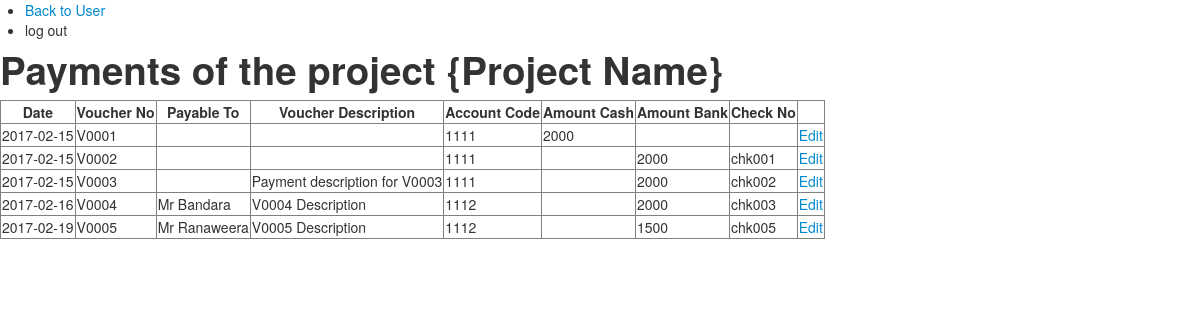
The page /index.php/user/list_payments on the database its author committed.
### tables this page shows
CREATE TABLE `payment` (
  `voucher_no` varchar(10) NOT NULL,
  `payment_date` date NOT NULL,
  `payable_to` varchar(50) NOT NULL,
  `payment_description` varchar(200) NOT NULL,
  `account_code` int(11) NOT NULL,
  `payment_amount` int(11) NOT NULL,
  `payment_type` int(11) NOT NULL,
  `payment_check_no` varchar(10) DEFAULT NULL,
  `project_id` int(11) NOT NULL
);

### application/controllers/User.php (called while the page is built, shortened)
<?php
class User extends CI_Controller {
	public function list_payments(){
		$header_data["title"] = "List Payments";
		$this->load->model("payment_model");
		$data["payments"] = $this->payment_model->list_payments();
		$this->load->view('templates/header',$header_data);
		$this->load->view('user/list_payments',$data);
		$this->load->view('templates/footer');
	}
}

### index.php (called while the page is built, shortened)
<?php
require_once BASEPATH.'core/CodeIgniter.php';

### application/models/Payment_model.php (called while the page is built, shortened)
<?php
class Payment_model extends CI_Model{
	function list_payments(){
		$query = $this->db->get('payment');
		return $query;
	}
}

### application/views/user/list_payments.php (the view)
<ul>
	<li><?php echo anchor('user', 'Back to User');?></li>
	<li>log out</li>
</ul>
<h1>Payments of the project <?php echo "{Project Name}"?></h1>
<table border="1">
	<th>Date</th>
	<th>Voucher No</th>
	<th>Payable To</th>
	<th>Voucher Description</th>
	<th>Account Code</th>
	<th>Amount Cash</th>
	<th>Amount Bank</th>
	<th>Check No</th>
	<th></th>
<?php foreach ($payments->result() as $row):?>
	<tr>
		<td><?php echo $row->payment_date;?></td>
		<td><?php echo $row->voucher_no;?></td>
		<td><?php echo $row->payable_to;?></td>
		<td><?php echo $row->payment_description;?></td>
		<td><?php echo $row->account_code;?></td>
		<?php if($row->payment_type == 1):?>
			<td><?php echo $row->payment_amount;?></td>
			<td></td>
			<td></td>
		<?php else:?>
			<td></td>
			<td><?php echo $row->payment_amount;?></td>
			<td><?php echo $row->payment_check_no;?></td>
		<?php endif;?>
		<td><?php echo anchor('user/edit_payment/'.$row->voucher_no, 'Edit');?></td>
	</tr>
<?php endforeach;?>
</table>

### application/views/templates/header.php (shortened to what this page needs)
<!DOCTYPE html>
<head>
    <link href="<?php echo base_url();?>/bootstrap/css/bootstrap.min.css" rel="stylesheet" media="screen">
</head>
<body>

### application/views/templates/footer.php (shortened to what this page needs)
	</body>
</html>

### rows shown on the page
payment: payment_date "2017-02-15", voucher_no "V0001", account_code "1111", payment_amount "2000", voucher_no "Edit"
payment: payment_date "2017-02-15", voucher_no "V0002", account_code "1111", payment_amount "2000", payment_check_no "chk001", voucher_no "Edit"
payment: payment_date "2017-02-15", voucher_no "V0003", payment_description "Payment description for V0003", account_code "1111", payment_amount "2000", payment_check_no "chk002", voucher_no "Edit"
payment: payment_date "2017-02-16", voucher_no "V0004", payable_to "Mr Bandara", payment_description "V0004 Description", account_code "1112", payment_amount "2000", payment_check_no "chk003", voucher_no "Edit"
payment: payment_date "2017-02-19", voucher_no "V0005", payable_to "Mr Ranaweera", payment_description "V0005 Description", account_code "1112", payment_amount "1500", payment_check_no "chk005", voucher_no "Edit"

### other values the page prints
anchor('user', 'Back to User') "Back to User"
